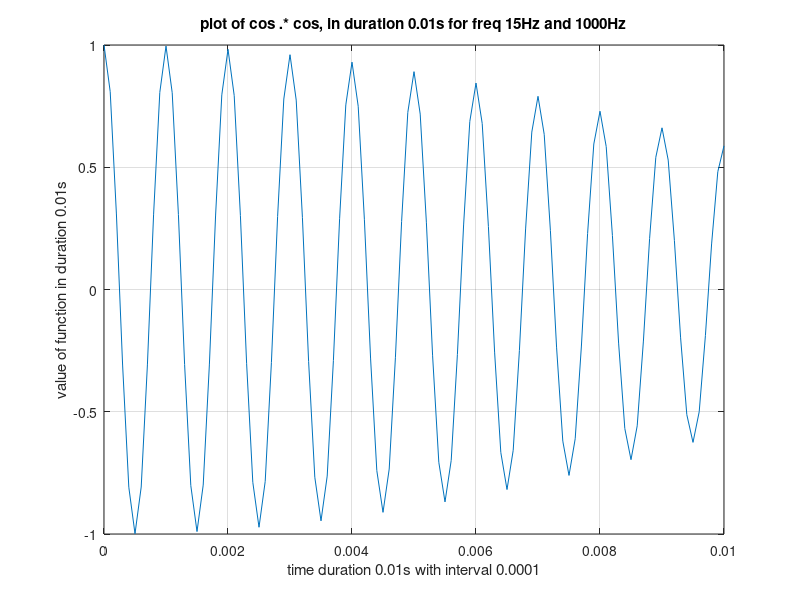

Source code (MATLAB):
T = 0.0001;
f1 = 15;
f2 = 1000;
t = (0:T:3.0);
x4 = cos(2 * pi * f2 * t) .* cos(2 * pi * f1 * t);

yAxis = (x4(1:(0.01/T) + 1));
times = (0:T:0.01);

plot(times, yAxis);
xlabel('time duration 0.01s with interval 0.0001');
ylabel('value of function in duration 0.01s');
title('plot of cos .* cos, in duration 0.01s for freq 15Hz and 1000Hz');
grid ON;

soundsc(x4, 1/T);

trig = 0.5 * (cos((2 * pi * f2 * t) + (2 * pi * f1 * t)) + cos((2 * pi * f1 * t) - (2 * pi * f2 * t)));

soundsc(trig, 1/T);